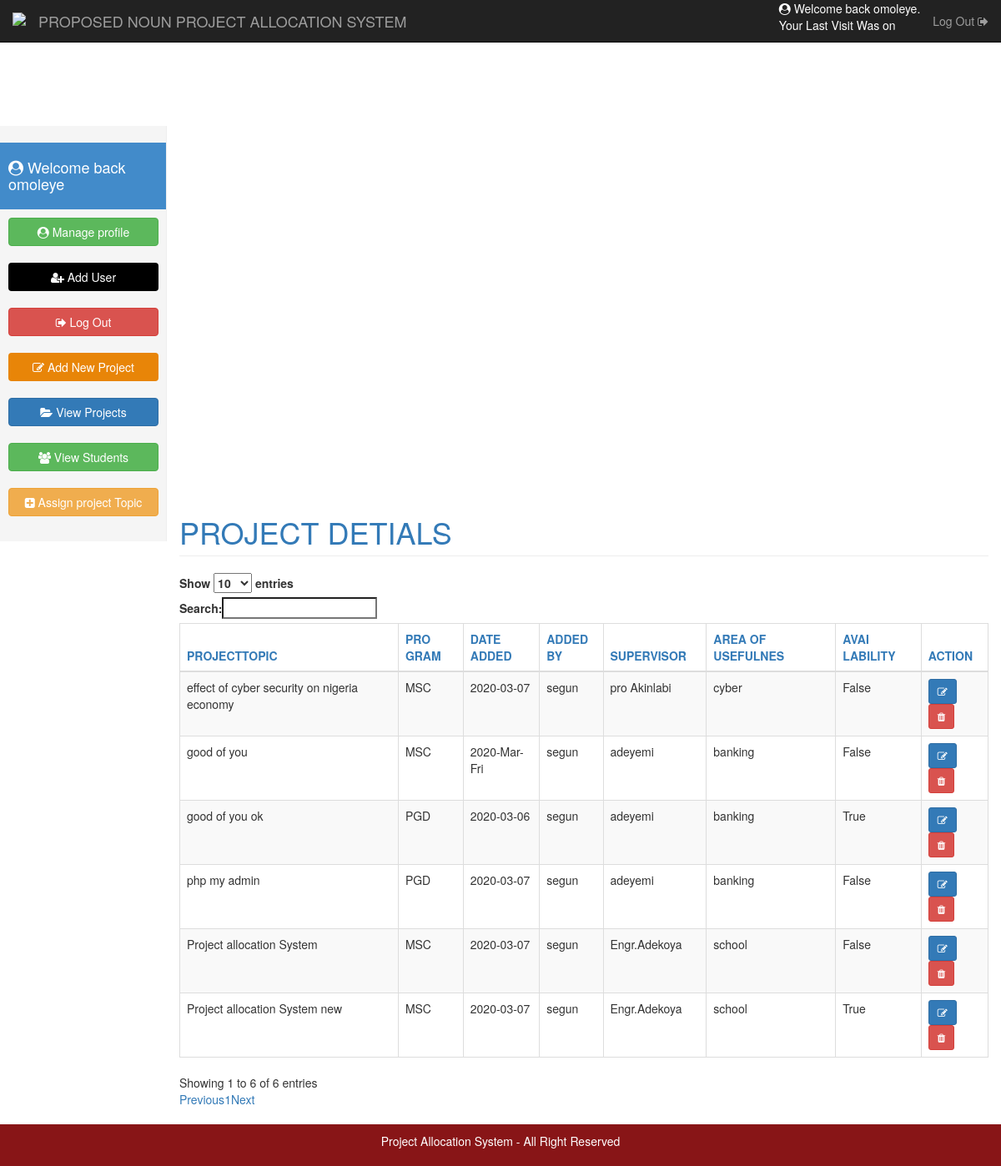
/?View=project (signed in), run on the app's committed database.
### tables this page shows
CREATE TABLE `project` (
  `ID` int(10) NOT NULL,
  `Project_Topic` varchar(100) NOT NULL,
  `Program` varchar(100) NOT NULL,
  `Date_Added` varchar(100) NOT NULL,
  `Added_By` varchar(100) NOT NULL,
  `supervisor` varchar(100) NOT NULL,
  `Area_Of_Knowledge` varchar(100) NOT NULL,
  `Availability` varchar(10) NOT NULL
);

### Model/Context.php (called while the page is built, shortened)
<?php
class Db_Context{
private $Host = "localhost";
    private $Db_Name = "sile";
	private $Db_User_Name = "root";
	private $Db_Password = "" ;
	private $Db_Connection;
function __construct() {
	$this->Db_Connection = $this->Connect();
	}
private function Connect(){
	$Connection = mysqli_connect($this->Host, $this->Db_User_Name, $this->Db_Password,$this->Db_Name);
	return($Connection);
	}
protected function Select($sql){
	$result = mysqli_query($this->Db_Connection,$sql);
	$rows_count = mysqli_num_rows($result);
	if($rows_count > 0){
	while($rows = mysqli_fetch_assoc($result)){ $Array_row[] = $rows; }
			return($Array_row);
	} else
	{ return false ;}
	}
}
?>

### Controller/Controller.php (called while the page is built, shortened)
<?php
include("Model/Context.php");
class Controller extends Db_Context{
	public function Get_Project(){
		$Get_Sql= "SELECT * FROM project";
		$Get_Result = $this->Select($Get_Sql);
		if($Get_Result != false){return($Get_Result);}
	}
}
?>

### Views/project.php (the view, shortened to what this page needs)
<?php
$Obj_Controller = new Controller();
include("navbar.php");
?>
    <div class="container-fluid">
      <div class="row">
        <div class="col-sm-2 col-md-2 sidebar">
          <?php include("sidebar.php"); ?>
        </div>
        <div class="col-sm-10 col-sm-offset-2 col-md-10 col-md-offset-2 main">
          <h1 class="page-header text-primary">PROJECT DETIALS</h1>
          <div class="row ">
          <div class="col-md-12">
          <div class="table-responsive">
          <table id="example" class="table table-bordered table-striped table-hover table-bordered" style="width:100%">
           <thead>
            <tr class="text-primary" style="text-align: center;">
             	<th> PROJECTTOPIC </th>
             	<th> PRO GRAM </th>
             	<th>DATE ADDED </th>
             	<th> ADDED BY </th>
             	<th> SUPERVISOR </th>
             	<th> AREA OF USEFULNES </th>
             		<th> AVAI LABILITY </th>
             		<th> ACTION </th>
               </tr>
             </thead>
              	<tbody>
               	<?php
				   $Rows =  $Obj_Controller->Get_Project();
				   foreach($Rows as $key=>$value){
					   ?>
				<tr>
				 <td> <?php echo   $Rows[$key]["Project_Topic"];?> </td>
              	  <td> <?php echo   $Rows[$key]["Program"];?> </td>
             	    <td> <?php echo   $Rows[$key]["Date_Added"];?> </td>
              	    <td> <?php echo   $Rows[$key]["Added_By"];?> </td>
              	      <td> <?php echo   $Rows[$key]["supervisor"];?> </td>
              	      <td> <?php echo   $Rows[$key]["Area_Of_Knowledge"];?> </td>
              	      <td> <?php echo   $Rows[$key]["Availability"];?> </td>
<td> <a href="?View=edit_project&id=<?php echo   $Rows[$key]["ID"];?>"><button class="btn btn-primary btn-sm"><i class="fa fa-pencil-square-o"></i> </button> </a>
             	       <button class="btn btn-sm btn-danger"><i class="fa fa-trash"></i> </button></td>
               	 </tr>
                 <?php
            }
				  ?>
           </tbody>
            </table>
          </div>
          </div>
        </div>
      </div>
    </div>
<div class="row">
<?php include("footer.php");
	?>

### Css/style.css (style rules this page uses)
@media (min-width: 768px) { .sidebar { position: fixed; top: 51px; bottom: 0; left: 0; z-index: 1000; display: block; padding: 20px; overflow-x: hidden; overflow-y: auto; background-color: #f5f5f5; border-right: 1px solid #eee; } }
.main { padding: 20px; }
@media (min-width: 768px) { .main { padding-right: 40px; padding-left: 40px; } }
.main .page-header { margin-top: 0; }

### data on the page
project: Project_Topic "good of you", Program "MSC", Date_Added "2020-Mar-Fri", Added_By "segun", supervisor "adeyemi", Area_Of_Knowledge "banking", Availability "False"
project: Project_Topic "good of you ok", Program "PGD", Date_Added "2020-03-06", Added_By "segun", supervisor "adeyemi", Area_Of_Knowledge "banking", Availability "True"
project: Project_Topic "Project allocation System", Program "MSC", Date_Added "2020-03-07", Added_By "segun", supervisor "Engr.Adekoya", Area_Of_Knowledge "school", Availability "False"
project: Project_Topic "effect of cyber security on nigeria economy", Program "MSC", Date_Added "2020-03-07", Added_By "segun", supervisor "pro Akinlabi", Area_Of_Knowledge "cyber", Availability "False"
project: Project_Topic "php my admin", Program "PGD", Date_Added "2020-03-07", Added_By "segun", supervisor "adeyemi", Area_Of_Knowledge "banking", Availability "False"
project: Project_Topic "Project allocation System new", Program "MSC", Date_Added "2020-03-07", Added_By "segun", supervisor "Engr.Adekoya", Area_Of_Knowledge "school", Availability "True"

### other printed values
$_SESSION["Name"] "omoleye"
